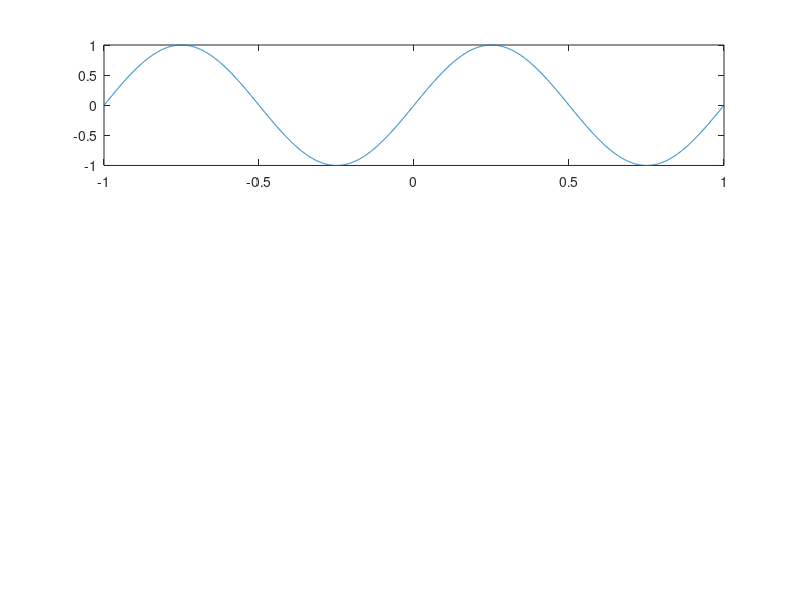

Write MATLAB code to recreate this figure. (Note: this script raises an error after producing the figure.)
clc 
t = -1:0.001:1;
f = 1 ;
x = sin(2*pi*f*t);
y = cos(2*pi*f*t);
subplot(3,1,1);
plot(t,x);
tittle('sin wave');
subplot(3,1,3);
plot(t,y);
tittle('cos wave');
subplot(3,1,3);
plot(t,x);
hold on 
plot(t,y);
tittle('both together');



